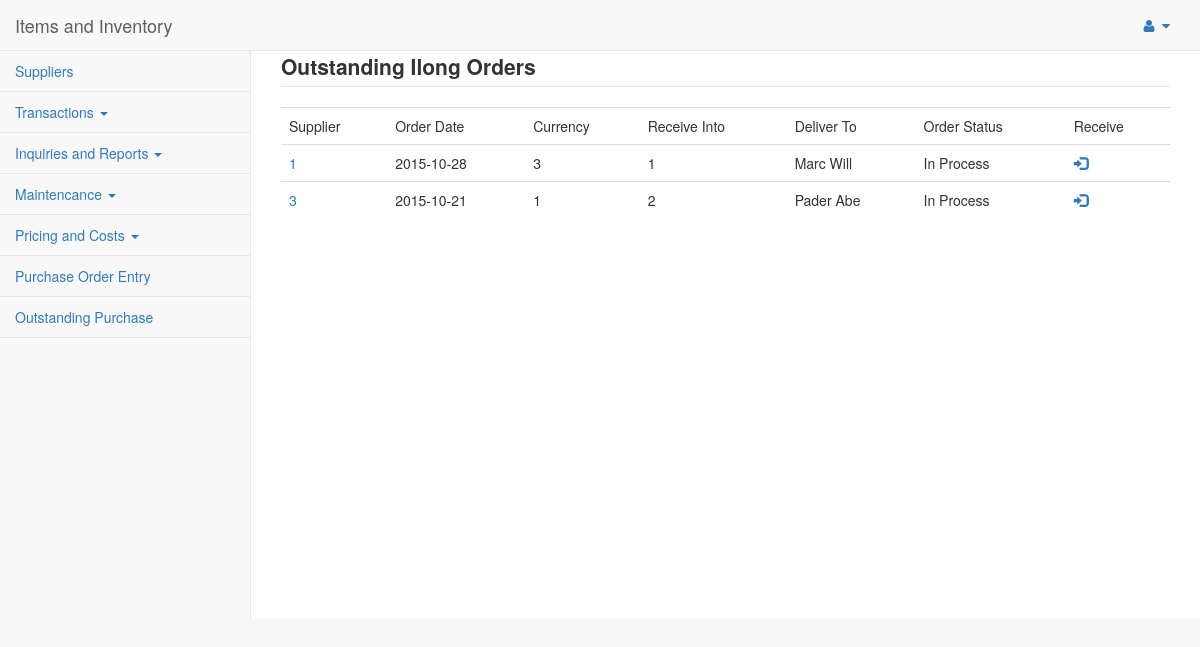
Page /pages/outstanding.php on the earlier database version.
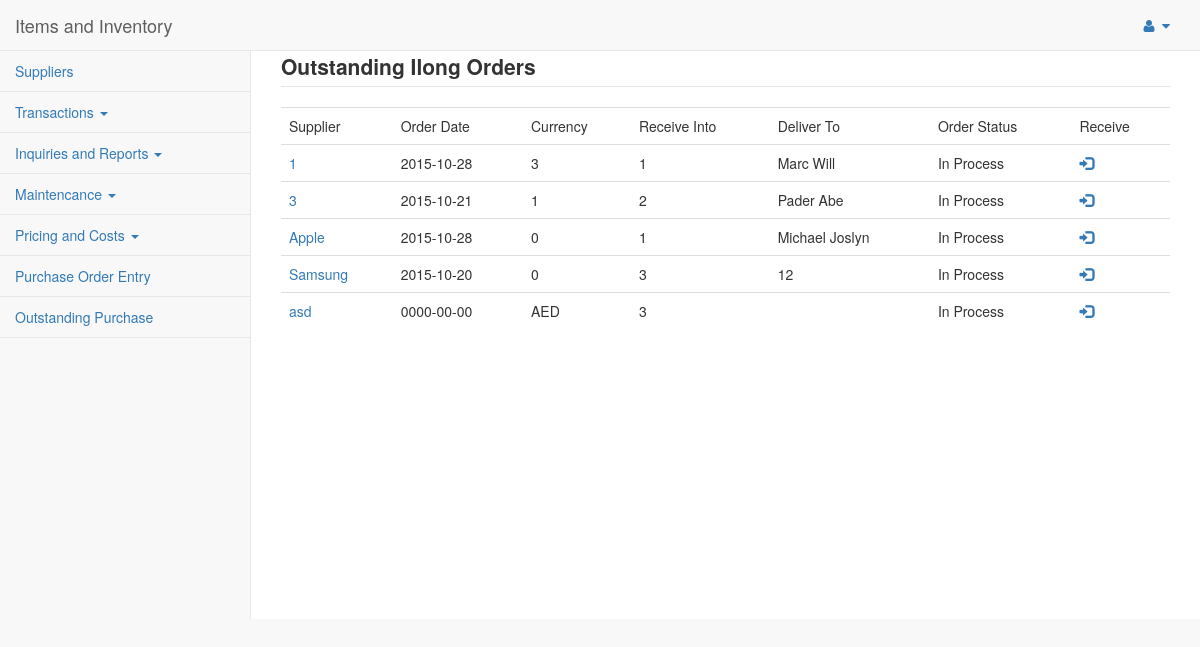
Same page on the later database version.
### tables this page shows
CREATE TABLE IF NOT EXISTS `purchase_order_entry` (
  `id` int(11) NOT NULL AUTO_INCREMENT,
  `supplier` varchar(100) NOT NULL,
  `order_date` date NOT NULL,
  `currency` varchar(100) NOT NULL,
  `receive_into` int(2) NOT NULL,
  `deliver_to` varchar(100) NOT NULL,
  `order_status` int(2) NOT NULL,
  PRIMARY KEY (`id`)
);

### pages/process.php (called while the page is built, shortened)
<?php
function viewPurchaseOrderEntry($conn){
	$sql="SELECT * FROM purchase_order_entry";
	$result=mysqli_query($conn, $sql);
	return $result;
}
?>

### pages/outstanding.php (the view)
<?php
        include('process.php');
        $conn1 = connect();
        $viewPurchaseOrderEntry = viewPurchaseOrderEntry($conn1);
include('header.php');
        ?>
        <div id="page-wrapper">
    	<legend><label>Outstanding Ilong Orders</label></legend>
    	<div class="table-responsive">
         	<table class="table">
         		<tr>
         			<td>Supplier</td>
         			<td>Order Date</td>
         			<td>Currency</td>
         			<td>Receive Into</td>
         			<td>Deliver To</td>
         			<td>Order Status</td>
         			<td>Receive</td>
         		</tr>
         		<?php
         			while($row=mysqli_fetch_assoc($viewPurchaseOrderEntry)){
         		?>
         		<tr>
         			<td><a href="viewList.php?id=<?=$row['id']?>"><?=$row["supplier"]?></a></td>
         			<td><?=$row["order_date"]?></td>
         			<td><?=$row["currency"]?></td>
         			<td><?=$row["receive_into"]?></td>
         			<td><?=$row["deliver_to"]?></td>
         			<td>In Process</td>
         			<td><a class="glyphicon glyphicon-log-in" href="viewpurchaseorder.php?id=<?=$row['id']?>"></a></td>
         		</tr>
         		<?php
     		}
     		?>
         	</table>
         </div>
    </div>
<?php
 include('footer.php');
?>

Differences in the rows shown:
added purchase_order_entry: supplier "Apple", order_date "2015-10-28", currency "0", receive_into "1", deliver_to "Michael Joslyn"
added purchase_order_entry: supplier "Samsung", order_date "2015-10-20", currency "0", receive_into "3", deliver_to "12"
added purchase_order_entry: supplier "asd", order_date "0000-00-00", currency "AED", receive_into "3"
